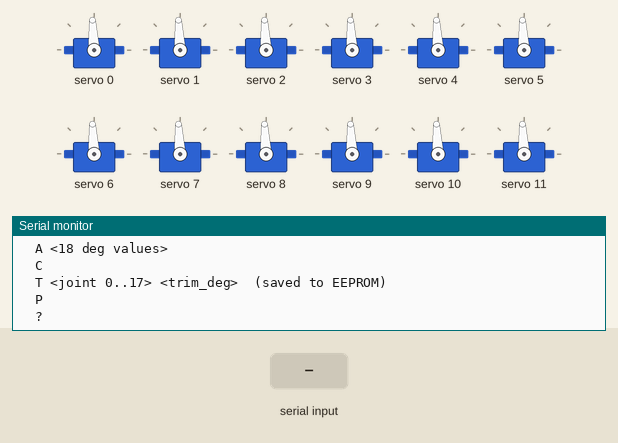
The sketch below on a simulated Arduino Mega 2560, built with avr-gcc and run on an emulated ATmega2560. Shown: 12 × servo, the last lines printed to the serial monitor. The test bench sets the inputs (shaded band). EEPROM starts erased.

Above: at 1.5 s.
1.6 s: "A\n" received over Serial
At 2.8 s:
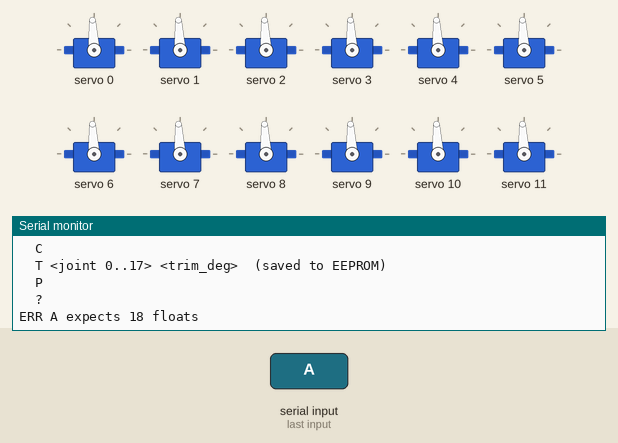
3.1 s: "90 45 200\n" received over Serial
At 4.2 s:
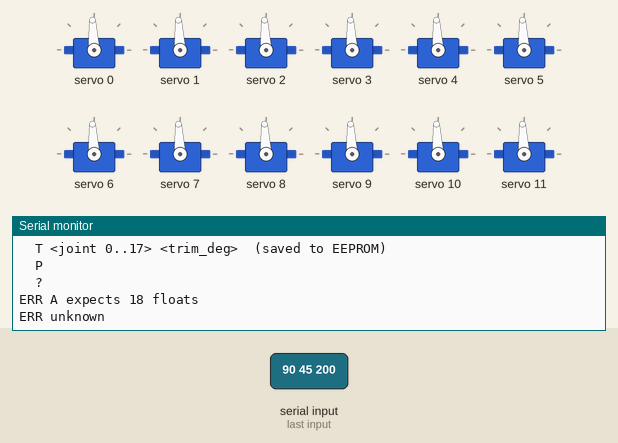
4.6 s: "C90\n" received over Serial
At 5.9 s:
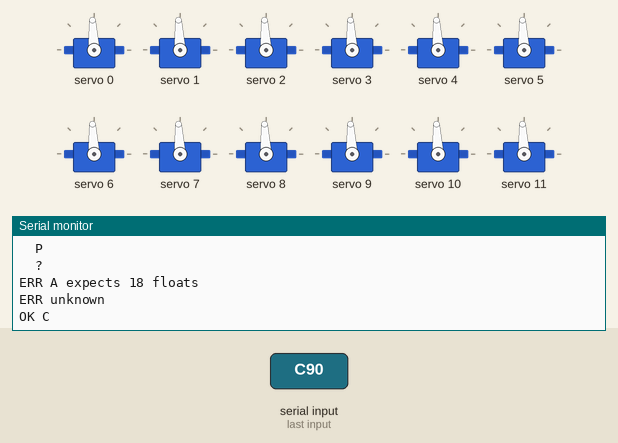

Measured:
- after the input at 1.6 s, the serial monitor: prints a new line at once (image 1)
- after the input at 3.1 s, the serial monitor: prints a new line at once (image 2)
- after the input at 4.6 s, the serial monitor: prints a new line at once (image 3)

The sketch:

prototype_servo_bridge.ino
```cpp
/*
  Prototype hexapod servo bridge
  --------------------------------

  Arduino Mega + 2x PCA9685 boards.  The Raspberry Pi (or laptop) sends
  newline-terminated serial commands:

      J <joint> <deg>      set one joint, joint=0..17, see per-axis limits below
      A <18 floats>        set all joints in degrees
      C                    centre all joints
      T <joint> <deg>      set trim for one joint (persisted to EEPROM)
      P                    print current trim table
      ?                    help

  Trim persistence:
      Per-joint trims are stored in the Mega's EEPROM.  They are LOADED
      on boot (before the initial centre) and SAVED on every T command,
      so the robot powers up already calibrated and survives the
      serial-open auto-reset.  Uses EEPROM.put (update semantics), so
      unchanged bytes are not rewritten -- negligible wear.

  Joint order matches the simulation and docs:

      joint = leg * 3 + axis
      axis 0 = yaw, axis 1 = hip pitch, axis 2 = knee pitch

  Per-axis runtime angle limits (mirrors mujoco_prototype._leg_xml and
  is the SAFE workspace verified by check_workspace_self_collision in
  _verify_prototype.py).  Was a uniform +/-80 deg ceiling; tightened
  after the workspace sweep found pose-dependent collisions between
  the femur spar and the coxa_bracket flange (at large |yaw| and high
  femur lift) and between the coxa_link well / femur hip-pad and the
  chassis_top plate.  Values below match the new MuJoCo joint
  ranges -- DO NOT loosen one side without loosening the other.

      yaw:        +/-35 deg   (was +/-51.6 deg from MuJoCo, +/-80 from firmware)
      hip pitch:  -80 .. +30 (deg)  (was -80 .. +48.7 from MuJoCo, +/-80 firmware)
      knee pitch: -20 .. +80 (deg)  (was -20.1 .. +106.1 from MuJoCo)


  PCA9685 routing:

      joints  0..15 -> board 0x40 channels 0..15
      joints 16..17 -> board 0x41 channels 0..1

  Power note:
      Servo V+ must come from the external 5-6 V BEC rails.  Do not power
      DS3225 servos from the Arduino 5 V pin.
*/

#include <Wire.h>
#include <EEPROM.h>
#include <Adafruit_PWMServoDriver.h>

Adafruit_PWMServoDriver pwm1(0x40);
Adafruit_PWMServoDriver pwm2(0x41);

// --- Trim persistence (EEPROM) -------------------------------------
// Layout: [0..1] magic, [4 .. 4+18*4) the 18 float trims.  The magic
// marks the block as initialised (blank AVR EEPROM reads as 0xFF).
const uint16_t EE_MAGIC       = 0x4831;  // 'H','1' -- bump on layout change
const int      EE_MAGIC_ADDR  = 0;
const int      EE_TRIM_ADDR   = 4;
const float    TRIM_LIMIT_DEG = 30.0;

const float PWM_MIN_US = 500.0;    // DS3225 nominal -90 deg
const float PWM_MAX_US = 2500.0;   // DS3225 nominal +90 deg
// Per-axis SAFE workspace (axis = joint % 3; 0=yaw, 1=hip, 2=knee).
// Was a uniform +/-80 deg ceiling.  Tightened after
// check_workspace_self_collision found pose-dependent collisions
// between leg parts and chassis_top / coxa_bracket flange at extreme
// yaw + hip-pitch.  These limits MUST match
// mujoco_prototype._leg_xml's joint ranges -- loosening one without
// loosening the other lets the policy command poses the geometry
// cannot accommodate.
const float YAW_LIMIT_LO_DEG  = -35.0;
const float YAW_LIMIT_HI_DEG  =  35.0;
const float HIP_LIMIT_LO_DEG  = -80.0;
const float HIP_LIMIT_HI_DEG  =  30.0;
const float KNEE_LIMIT_LO_DEG = -20.0;
const float KNEE_LIMIT_HI_DEG =  80.0;
const int SERVO_HZ = 50;

static inline void axisLimits(int joint_idx, float& lo, float& hi) {
  int axis = joint_idx % 3;
  if (axis == 0) {
    lo = YAW_LIMIT_LO_DEG;
    hi = YAW_LIMIT_HI_DEG;
  } else if (axis == 1) {
    lo = HIP_LIMIT_LO_DEG;
    hi = HIP_LIMIT_HI_DEG;
  } else {
    lo = KNEE_LIMIT_LO_DEG;
    hi = KNEE_LIMIT_HI_DEG;
  }
}

float trim_deg[18] = {
  0, 0, 0,  0, 0, 0,  0, 0, 0,
  0, 0, 0,  0, 0, 0,  0, 0, 0
};

float target_deg[18] = {
  0, 0, 0,  0, 0, 0,  0, 0, 0,
  0, 0, 0,  0, 0, 0,  0, 0, 0
};

static inline float clampf(float x, float lo, float hi) {
  if (x < lo) return lo;
  if (x > hi) return hi;
  return x;
}

static inline int trimEepromAddr(int joint_idx) {
  return EE_TRIM_ADDR + joint_idx * (int)sizeof(float);
}

// Persist one joint's trim to EEPROM (and ensure the magic is set).
// EEPROM.put uses update semantics, so bytes that didn't change are
// not rewritten.
void saveTrim(int joint_idx) {
  if (joint_idx < 0 || joint_idx >= 18) return;
  EEPROM.put(trimEepromAddr(joint_idx), trim_deg[joint_idx]);
  uint16_t magic = EE_MAGIC;
  EEPROM.put(EE_MAGIC_ADDR, magic);
}

// Load all trims from EEPROM on boot.  If the magic doesn't match
// (blank or older-layout EEPROM) leave the in-RAM zeros and write a
// fresh, valid block so subsequent saves are consistent.  Loaded
// values are sanitised (NaN -> 0) and clamped to +/-TRIM_LIMIT_DEG.
void loadTrims() {
  uint16_t magic = 0;
  EEPROM.get(EE_MAGIC_ADDR, magic);
  if (magic != EE_MAGIC) {
    for (int i = 0; i < 18; ++i) {
      trim_deg[i] = 0.0;
      EEPROM.put(trimEepromAddr(i), trim_deg[i]);
    }
    EEPROM.put(EE_MAGIC_ADDR, (uint16_t)EE_MAGIC);
    return;
  }
  for (int i = 0; i < 18; ++i) {
    float v = 0.0;
    EEPROM.get(trimEepromAddr(i), v);
    if (v != v) v = 0.0;  // NaN check, portable (no <math.h> needed)
    trim_deg[i] = clampf(v, -TRIM_LIMIT_DEG, TRIM_LIMIT_DEG);
  }
}

void writeJoint(int joint_idx, float angle_deg) {
  if (joint_idx < 0 || joint_idx >= 18) return;
  float lo, hi;
  axisLimits(joint_idx, lo, hi);
  angle_deg = clampf(angle_deg, lo, hi);
  target_deg[joint_idx] = angle_deg;

  float corrected = clampf(angle_deg + trim_deg[joint_idx], lo, hi);
  float us = PWM_MIN_US
           + (corrected + 90.0) / 180.0 * (PWM_MAX_US - PWM_MIN_US);

  Adafruit_PWMServoDriver& drv = (joint_idx < 16) ? pwm1 : pwm2;
  int chan = joint_idx % 16;
  drv.writeMicroseconds(chan, (int)(us + 0.5));
}

void centreAll() {
  for (int i = 0; i < 18; ++i) {
    writeJoint(i, 0.0);
  }
}

void printHelp() {
  Serial.println(F("OK prototype_servo_bridge"));
  Serial.println(F("Commands:"));
  Serial.println(F("  J <joint 0..17> <deg>  (yaw +/-35, hip -80..30, knee -20..80)"));
  Serial.println(F("  A <18 deg values>"));
  Serial.println(F("  C"));
  Serial.println(F("  T <joint 0..17> <trim_deg>  (saved to EEPROM)"));
  Serial.println(F("  P"));
  Serial.println(F("  ?"));
}

void printTrims() {
  Serial.print(F("TRIM"));
  for (int i = 0; i < 18; ++i) {
    Serial.print(' ');
    Serial.print(trim_deg[i], 2);
  }
  Serial.println();
}

bool parseFloats(char* p, float* out, int count) {
  for (int i = 0; i < count; ++i) {
    while (*p == ' ') ++p;
    if (*p == '\0') return false;
    char* endp = nullptr;
    out[i] = strtod(p, &endp);
    if (endp == p) return false;
    p = endp;
  }
  return true;
}

void handleLine(char* line) {
  while (*line == ' ') ++line;
  char cmd = line[0];
  char* p = line + 1;

  if (cmd == '?' || cmd == 'H') {
    printHelp();
    return;
  }
  if (cmd == 'C') {
    centreAll();
    Serial.println(F("OK C"));
    return;
  }
  if (cmd == 'P') {
    printTrims();
    return;
  }
  if (cmd == 'J') {
    int joint = atoi(p);
    while (*p == ' ') ++p;
    while (*p && *p != ' ') ++p;
    float deg = atof(p);
    if (joint < 0 || joint >= 18) {
      Serial.println(F("ERR joint"));
      return;
    }
    writeJoint(joint, deg);
    Serial.print(F("OK J "));
    Serial.print(joint);
    Serial.print(' ');
    Serial.println(deg, 2);
    return;
  }
  if (cmd == 'T') {
    int joint = atoi(p);
    while (*p == ' ') ++p;
    while (*p && *p != ' ') ++p;
    float deg = atof(p);
    if (joint < 0 || joint >= 18) {
      Serial.println(F("ERR joint"));
      return;
    }
    trim_deg[joint] = clampf(deg, -TRIM_LIMIT_DEG, TRIM_LIMIT_DEG);
    saveTrim(joint);
    Serial.print(F("OK T "));
    Serial.print(joint);
    Serial.print(' ');
    Serial.println(trim_deg[joint], 2);
    writeJoint(joint, target_deg[joint]);
    return;
  }
  if (cmd == 'A') {
    float vals[18];
    if (!parseFloats(p, vals, 18)) {
      Serial.println(F("ERR A expects 18 floats"));
      return;
    }
    for (int i = 0; i < 18; ++i) {
      writeJoint(i, vals[i]);
    }
    Serial.println(F("OK A"));
    return;
  }

  Serial.println(F("ERR unknown"));
}

void setup() {
  Serial.begin(115200);
  Wire.begin();
  pwm1.begin();
  pwm2.begin();
  pwm1.setPWMFreq(SERVO_HZ);
  pwm2.setPWMFreq(SERVO_HZ);
  delay(50);
  loadTrims();   // restore calibration BEFORE the initial centre
  centreAll();
  printHelp();
}

void loop() {
  static char buf[220];
  static int n = 0;

  while (Serial.available() > 0) {
    char c = (char)Serial.read();
    if (c == '\r') continue;
    if (c == '\n') {
      buf[n] = '\0';
      if (n > 0) handleLine(buf);
      n = 0;
    } else if (n < (int)sizeof(buf) - 1) {
      buf[n++] = c;
    } else {
      n = 0;
      Serial.println(F("ERR line too long"));
    }
  }
}
```
